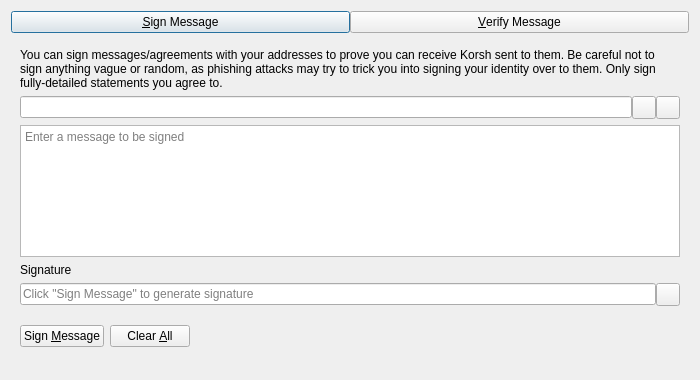
<?xml version="1.0" encoding="UTF-8"?>
<ui version="4.0">
 <class>SignVerifyMessageDialog</class>
 <widget class="QDialog" name="SignVerifyMessageDialog">
  <property name="geometry">
   <rect>
    <x>0</x>
    <y>0</y>
    <width>700</width>
    <height>380</height>
   </rect>
  </property>
  <property name="windowTitle">
   <string>Signatures - Sign / Verify a Message</string>
  </property>
  <property name="modal">
   <bool>true</bool>
  </property>
  <layout class="QVBoxLayout" name="verticalLayout">
   <item>
    <layout class="QHBoxLayout" name="horizontalLayout_Buttons_2">
     <property name="spacing">
      <number>0</number>
     </property>
     <property name="topMargin">
      <number>0</number>
     </property>
     <item>
      <widget class="QPushButton" name="btnSignMessage">
       <property name="text">
        <string>&amp;Sign Message</string>
       </property>
       <property name="checkable">
        <bool>true</bool>
       </property>
      </widget>
     </item>
     <item>
      <widget class="QPushButton" name="btnVerifyMessage">
       <property name="text">
        <string>&amp;Verify Message</string>
       </property>
       <property name="checkable">
        <bool>true</bool>
       </property>
      </widget>
     </item>
    </layout>
   </item>
   <item>
    <widget class="QStackedWidget" name="stackedWidgetSig">
     <property name="minimumSize">
      <size>
       <width>0</width>
       <height>0</height>
      </size>
     </property>
     <property name="currentIndex">
      <number>0</number>
     </property>
     <widget class="QWidget" name="pageSignMessage">
      <layout class="QVBoxLayout" name="verticalLayout_SM">
       <item>
        <widget class="QLabel" name="infoLabel_SM">
         <property name="text">
          <string>You can sign messages/agreements with your addresses to prove you can receive Korsh sent to them. Be careful not to sign anything vague or random, as phishing attacks may try to trick you into signing your identity over to them. Only sign fully-detailed statements you agree to.</string>
         </property>
         <property name="textFormat">
          <enum>Qt::PlainText</enum>
         </property>
         <property name="wordWrap">
          <bool>true</bool>
         </property>
        </widget>
       </item>
       <item>
        <layout class="QHBoxLayout" name="horizontalLayout_1_SM">
         <property name="spacing">
          <number>0</number>
         </property>
         <item>
          <widget class="QValidatedLineEdit" name="addressIn_SM">
           <property name="toolTip">
            <string>The Korsh address to sign the message with</string>
           </property>
          </widget>
         </item>
         <item>
          <widget class="QToolButton" name="addressBookButton_SM">
           <property name="toolTip">
            <string>Choose previously used address</string>
           </property>
           <property name="text">
            <string/>
           </property>
           <property name="shortcut">
            <string>Alt+A</string>
           </property>
          </widget>
         </item>
         <item>
          <widget class="QToolButton" name="pasteButton_SM">
           <property name="toolTip">
            <string>Paste address from clipboard</string>
           </property>
           <property name="text">
            <string/>
           </property>
           <property name="shortcut">
            <string>Alt+P</string>
           </property>
          </widget>
         </item>
        </layout>
       </item>
       <item>
        <widget class="QPlainTextEdit" name="messageIn_SM">
         <property name="toolTip">
          <string>Enter the message you want to sign here</string>
         </property>
         <property name="placeholderText">
          <string>Enter a message to be signed</string>
         </property>
        </widget>
       </item>
       <item>
        <widget class="QLabel" name="signatureLabel_SM">
         <property name="text">
          <string>Signature</string>
         </property>
         <property name="textFormat">
          <enum>Qt::PlainText</enum>
         </property>
        </widget>
       </item>
       <item>
        <layout class="QHBoxLayout" name="horizontalLayout_2_SM">
         <property name="spacing">
          <number>0</number>
         </property>
         <item>
          <widget class="QLineEdit" name="signatureOut_SM">
           <property name="placeholderText">
            <string>Click "Sign Message" to generate signature</string>
           </property>
           <property name="readOnly">
            <bool>true</bool>
           </property>
          </widget>
         </item>
         <item>
          <widget class="QToolButton" name="copySignatureButton_SM">
           <property name="toolTip">
            <string>Copy the current signature to the system clipboard</string>
           </property>
           <property name="text">
            <string/>
           </property>
          </widget>
         </item>
        </layout>
       </item>
       <item>
        <layout class="QHBoxLayout" name="horizontalLayout_3_SM">
         <item>
          <widget class="QPushButton" name="signMessageButton_SM">
           <property name="toolTip">
            <string>Sign the message to prove you own this Korsh address</string>
           </property>
           <property name="text">
            <string>Sign &amp;Message</string>
           </property>
           <property name="autoDefault">
            <bool>false</bool>
           </property>
          </widget>
         </item>
         <item>
          <widget class="QPushButton" name="clearButton_SM">
           <property name="toolTip">
            <string>Reset all sign message fields</string>
           </property>
           <property name="text">
            <string>Clear &amp;All</string>
           </property>
           <property name="autoDefault">
            <bool>false</bool>
           </property>
          </widget>
         </item>
         <item>
          <spacer name="horizontalSpacer_1_SM">
           <property name="orientation">
            <enum>Qt::Horizontal</enum>
           </property>
           <property name="sizeHint" stdset="0">
            <size>
             <width>40</width>
             <height>48</height>
            </size>
           </property>
          </spacer>
         </item>
         <item>
          <widget class="QLabel" name="statusLabel_SM">
           <property name="text">
            <string/>
           </property>
           <property name="wordWrap">
            <bool>true</bool>
           </property>
          </widget>
         </item>
         <item>
          <spacer name="horizontalSpacer_2_SM">
           <property name="orientation">
            <enum>Qt::Horizontal</enum>
           </property>
           <property name="sizeHint" stdset="0">
            <size>
             <width>40</width>
             <height>48</height>
            </size>
           </property>
          </spacer>
         </item>
        </layout>
       </item>
      </layout>
     </widget>
     <widget class="QWidget" name="pageVerifyMessage">
      <layout class="QVBoxLayout" name="verticalLayout_VM">
       <item>
        <widget class="QLabel" name="infoLabel_VM">
         <property name="text">
          <string>Enter the receiver's address, message (ensure you copy line breaks, spaces, tabs, etc. exactly) and signature below to verify the message. Be careful not to read more into the signature than what is in the signed message itself, to avoid being tricked by a man-in-the-middle attack. Note that this only proves the signing party receives with the address, it cannot prove sendership of any transaction!</string>
         </property>
         <property name="textFormat">
          <enum>Qt::PlainText</enum>
         </property>
         <property name="alignment">
          <set>Qt::AlignLeading|Qt::AlignLeft|Qt::AlignTop</set>
         </property>
         <property name="wordWrap">
          <bool>true</bool>
         </property>
        </widget>
       </item>
       <item>
        <layout class="QHBoxLayout" name="horizontalLayout_1_VM">
         <property name="spacing">
          <number>0</number>
         </property>
         <item>
          <widget class="QValidatedLineEdit" name="addressIn_VM">
           <property name="toolTip">
            <string>The Korsh address the message was signed with</string>
           </property>
          </widget>
         </item>
         <item>
          <widget class="QToolButton" name="addressBookButton_VM">
           <property name="toolTip">
            <string>Choose previously used address</string>
           </property>
           <property name="text">
            <string/>
           </property>
           <property name="shortcut">
            <string>Alt+A</string>
           </property>
          </widget>
         </item>
        </layout>
       </item>
       <item>
        <widget class="QPlainTextEdit" name="messageIn_VM">
          <property name="toolTip">
            <string>The signed message to verify</string>
          </property>
          <property name="placeholderText">
            <string>Enter a message to be verified</string>
          </property>
        </widget>
       </item>
       <item>
        <widget class="QValidatedLineEdit" name="signatureIn_VM">
          <property name="toolTip">
            <string>The signature given when the message was signed</string>
          </property>
          <property name="placeholderText">
            <string>Enter a signature for the message to be verified</string>
          </property>
        </widget>
       </item>
       <item>
        <layout class="QHBoxLayout" name="horizontalLayout_2_VM">
         <item>
          <widget class="QPushButton" name="verifyMessageButton_VM">
           <property name="toolTip">
            <string>Verify the message to ensure it was signed with the specified Korsh address</string>
           </property>
           <property name="text">
            <string>Verify &amp;Message</string>
           </property>
           <property name="autoDefault">
            <bool>false</bool>
           </property>
          </widget>
         </item>
         <item>
          <widget class="QPushButton" name="clearButton_VM">
           <property name="toolTip">
            <string>Reset all verify message fields</string>
           </property>
           <property name="text">
            <string>Clear &amp;All</string>
           </property>
           <property name="autoDefault">
            <bool>false</bool>
           </property>
          </widget>
         </item>
         <item>
          <spacer name="horizontalSpacer_1_VM">
           <property name="orientation">
            <enum>Qt::Horizontal</enum>
           </property>
           <property name="sizeHint" stdset="0">
            <size>
             <width>40</width>
             <height>48</height>
            </size>
           </property>
          </spacer>
         </item>
         <item>
          <widget class="QLabel" name="statusLabel_VM">
           <property name="text">
            <string/>
           </property>
           <property name="wordWrap">
            <bool>true</bool>
           </property>
          </widget>
         </item>
         <item>
          <spacer name="horizontalSpacer_2_VM">
           <property name="orientation">
            <enum>Qt::Horizontal</enum>
           </property>
           <property name="sizeHint" stdset="0">
            <size>
             <width>40</width>
             <height>48</height>
            </size>
           </property>
          </spacer>
         </item>
        </layout>
       </item>
      </layout>
     </widget>
    </widget>
   </item>
  </layout>
 </widget>
 <customwidgets>
  <customwidget>
   <class>QValidatedLineEdit</class>
   <extends>QLineEdit</extends>
   <header>qt/qvalidatedlineedit.h</header>
  </customwidget>
 </customwidgets>
 <resources>
  <include location="../korsh.qrc"/>
 </resources>
 <connections/>
</ui>
